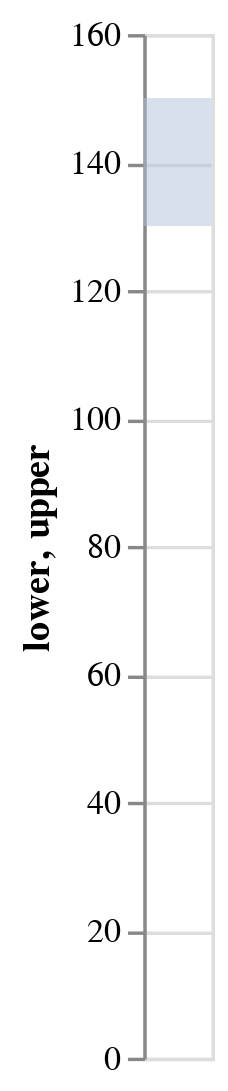

Notebook source saved alongside this figure:
### Code cell
# Layer 1: Target Band (Reference Range)

# Target band (Layer 1)
# --------------------
df = 
target_band = 
target_band

### Figure 1 — Vega-Lite specification as saved in the notebook (floating-point values rounded to 4 significant figures)
{"config": {"view": {"continuousWidth": 300, "continuousHeight": 300}}, "data": {"name": "data-48c4989dc6db389ce73deb6a9a59b835"}, "mark": {"type": "rect", "color": "#B0C4DE", "opacity": 0.5}, "encoding": {"y": {"field": "lower", "type": "quantitative"}, "y2": {"field": "upper"}}, "$schema": "https://vega.github.io/schema/vega-lite/v5.20.1.json", "datasets": {"data-48c4989dc6db389ce73deb6a9a59b835": [{"lower": 130, "upper": 150}]}}
